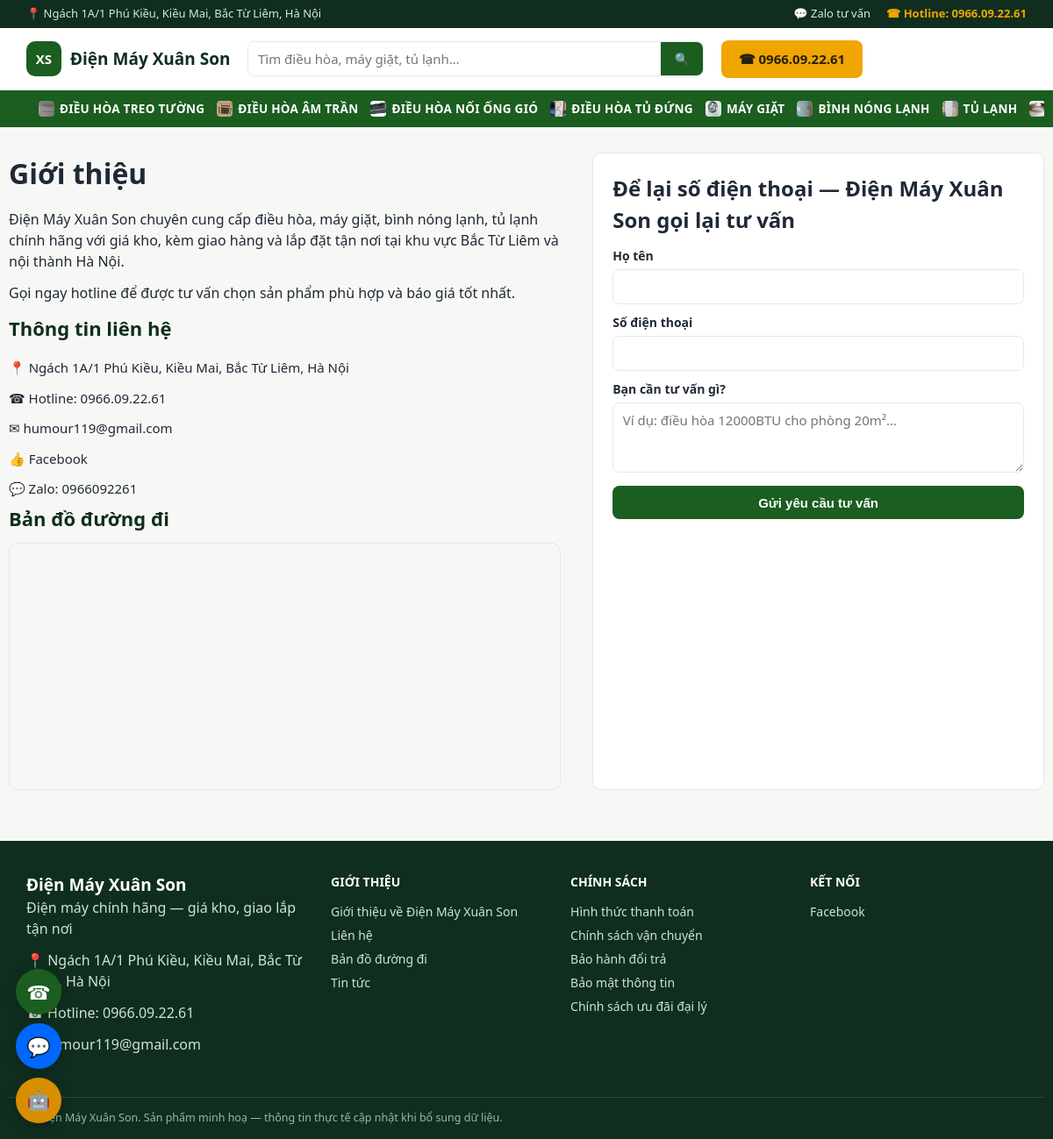
Page /gioi-thieu on the committed database.
### tables this page shows
CREATE TABLE categories (
    id INTEGER PRIMARY KEY AUTOINCREMENT,
    name TEXT NOT NULL,
    slug TEXT NOT NULL UNIQUE,
    icon TEXT DEFAULT '',
    sort_order INTEGER DEFAULT 0
);

### app.py (the view)
@app.route("/gioi-thieu")
def about_page():
    return render_template("contact.html")

### app.py (called while the page is built)
@app.before_request
def load_common():
    g.settings = db.load_settings()
    g.nav_categories = db.list_categories()

@app.context_processor
def inject_globals():
    return {"settings": g.settings, "nav_categories": g.nav_categories}

### db.py (called while the page is built)
@contextmanager
def get_conn():
    conn = sqlite3.connect(DB_PATH)
    conn.row_factory = sqlite3.Row
    conn.execute("PRAGMA foreign_keys = ON")
    try:
        yield conn
        conn.commit()
    finally:
        conn.close()

def load_settings_raw() -> dict:
    try:
        with open(SETTINGS_PATH, encoding="utf-8") as f:
            data = json.load(f)
        merged = dict(DEFAULT_SETTINGS)
        merged.update(data)
        return merged
    except (OSError, json.JSONDecodeError):
        return dict(DEFAULT_SETTINGS)

def load_settings() -> dict:
    merged = load_settings_raw()
    if os.environ.get("GEMINI_API_KEY"):
        merged["gemini_key"] = os.environ["GEMINI_API_KEY"]
    if os.environ.get("CLAUDE_API_KEY"):
        merged["claude_key"] = os.environ["CLAUDE_API_KEY"]
    return merged

def list_categories(conn=None):
    if conn is not None:
        return conn.execute(
            "SELECT * FROM categories ORDER BY sort_order, name"
        ).fetchall()
    with get_conn() as c:
        return c.execute("SELECT * FROM categories ORDER BY sort_order, name").fetchall()

### templates/contact.html (shortened to what this page needs)
{% extends "base.html" %}
{% block content %}
<div class="wrap section contact-layout">
  <div>
    <h1>Giới thiệu</h1>
    <p>{{ settings.company_name }} chuyên cung cấp điều hòa, máy giặt, bình nóng lạnh, tủ lạnh chính hãng
       với giá kho, kèm giao hàng và lắp đặt tận nơi tại khu vực Bắc Từ Liêm và nội thành Hà Nội.</p>
    <p>Gọi ngay hotline để được tư vấn chọn sản phẩm phù hợp và báo giá tốt nhất.</p>
    <h2 class="section-title" id="lien-he">Thông tin liên hệ</h2>
    <ul class="contact-info">
      <li>📍 {{ settings.address }}</li>
      <li>☎ Hotline: <a href="tel:{{ settings.hotline|replace('.', '') }}">{{ settings.hotline }}</a></li>
      {% if settings.email %}<li>✉ {{ settings.email }}</li>{% endif %}
      {% if settings.facebook %}<li>👍 <a href="{{ settings.facebook }}" target="_blank" rel="noopener">Facebook</a></li>{% endif %}
      {% if settings.zalo %}<li>💬 Zalo: {{ settings.zalo }}</li>{% endif %}
    </ul>
    <h2 class="section-title" id="ban-do">Bản đồ đường đi</h2>
    <div class="map-embed">
      <iframe src="https://www.google.com/maps?q={{ settings.address|urlencode }}&output=embed"
              loading="lazy"></iframe>
    </div>
  </div>
  <div class="contact-form-box">
    <h2>Để lại số điện thoại — {{ settings.company_name }} gọi lại tư vấn</h2>
    <form action="{{ url_for('submit_lead') }}" method="post">
      <label>Họ tên<input type="text" name="name" required></label>
      <label>Số điện thoại<input type="tel" name="phone" required pattern="[0-9+ ]{8,15}"></label>
      <label>Bạn cần tư vấn gì?<textarea name="note" rows="3" placeholder="Ví dụ: điều hòa 12000BTU cho phòng 20m²…"></textarea></label>
      <button type="submit" class="btn btn-primary btn-block">Gửi yêu cầu tư vấn</button>
    </form>
  </div>
</div>
{% endblock %}

### templates/base.html (shortened to what this page needs)
{% from "_macros.html" import cat_icon with context %}
<!doctype html>
<html lang="vi">
<head>
<link rel="stylesheet" href="{{ url_for('static', filename='css/style.css') }}">
</head>
<body>
<div class="topbar">
  <div class="wrap topbar-inner">
    <span>📍 {{ settings.address }}</span>
    <div class="topbar-links">
      {% if settings.zalo %}<a href="https://zalo.me/{{ settings.zalo }}" target="_blank" rel="noopener">💬 Zalo tư vấn</a>{% endif %}
      <a href="tel:{{ settings.hotline|replace('.', '') }}" class="topbar-hotline">☎ Hotline: {{ settings.hotline }}</a>
    </div>
  </div>
</div>
<header class="site-header">
  <div class="wrap header-inner">
    <a href="{{ url_for('home') }}" class="brand">
      <span class="brand-mark">XS</span>
      <span class="brand-name">{{ settings.company_name }}</span>
    </a>
    <form class="search-form" action="{{ url_for('search_page') }}" method="get">
      <input type="text" name="q" placeholder="Tìm điều hòa, máy giặt, tủ lạnh…" value="{{ search_q|default('') }}">
      <button type="submit" aria-label="Tìm kiếm">🔍</button>
    </form>
    <a href="tel:{{ settings.hotline|replace('.', '') }}" class="btn btn-gold header-cta">☎ {{ settings.hotline }}</a>
  </div>
  <nav class="category-nav">
    <div class="wrap category-nav-inner">
      {% for c in nav_categories %}
        <a href="{{ url_for('category_page', slug=c.slug) }}">{{ cat_icon(c.icon, c.name) }} {{ c.name }}</a>
      {% endfor %}
    </div>
  </nav>
</header>
<main>
{% block content %}{% endblock %}
</main>
<footer class="site-footer">
  <div class="wrap footer-inner">
    <div>
      <div class="brand-name footer-brand">{{ settings.company_name }}</div>
      <p>{{ settings.tagline }}</p>
      <p>📍 {{ settings.address }}</p>
      <p>☎ Hotline: <a href="tel:{{ settings.hotline|replace('.', '') }}">{{ settings.hotline }}</a></p>
      {% if settings.email %}<p>✉ {{ settings.email }}</p>{% endif %}
    </div>
    <div>
      <div class="footer-title">Giới thiệu</div>
      <ul class="footer-links">
        <li><a href="{{ url_for('about_page') }}">Giới thiệu về {{ settings.company_name }}</a></li>
        <li><a href="{{ url_for('about_page') }}#lien-he">Liên hệ</a></li>
        <li><a href="{{ url_for('about_page') }}#ban-do">Bản đồ đường đi</a></li>
        <li><a href="{{ url_for('article_list_page') }}">Tin tức</a></li>
      </ul>
    </div>
    <div>
      <div class="footer-title">Chính sách</div>
      <ul class="footer-links">
        <li><a href="{{ url_for('policy_page', slug='thanh-toan') }}">Hình thức thanh toán</a></li>
        <li><a href="{{ url_for('policy_page', slug='van-chuyen') }}">Chính sách vận chuyển</a></li>
        <li><a href="{{ url_for('policy_page', slug='bao-hanh') }}">Bảo hành đổi trả</a></li>
        <li><a href="{{ url_for('policy_page', slug='bao-mat') }}">Bảo mật thông tin</a></li>
        <li><a href="{{ url_for('policy_page', slug='dai-ly') }}">Chính sách ưu đãi đại lý</a></li>
      </ul>
    </div>
    <div>
      <div class="footer-title">Kết nối</div>
      <ul class="footer-links">
        {% if settings.facebook %}<li><a href="{{ settings.facebook }}" target="_blank" rel="noopener">Facebook</a></li>{% endif %}
      </ul>
    </div>
  </div>
  <div class="wrap footer-bottom">© {{ settings.company_name }}. Sản phẩm minh hoạ — thông tin thực tế cập nhật khi bổ sung dữ liệu.</div>
</footer>
{% set is_admin_page = request.path.startswith('/admin') %}
{% set chat_enabled = (settings.claude_key or settings.gemini_key) and not is_admin_page %}
<div class="floating-contact">
  <a href="tel:{{ settings.hotline|replace('.', '') }}" class="floating-btn floating-call" title="Gọi hotline">☎</a>
  {% if settings.zalo %}<a href="https://zalo.me/{{ settings.zalo }}" target="_blank" rel="noopener" class="floating-btn floating-zalo" title="Chat Zalo">💬</a>{% endif %}
  {% if chat_enabled %}
  <button type="button" class="floating-btn floating-ai" id="aiChatToggle" title="Hỏi trợ lý AI">🤖</button>
  {% endif %}
</div>
    {% set lead_variant = 'order' %}
</body>
</html>

### templates/_macros.html (shortened to what this page needs)
{% macro cat_icon(icon, alt, cls="") %}
{% if icon and '/' in icon %}
  <img class="cat-icon-img {{ cls }}" src="{{ url_for('static', filename=icon) }}" alt="{{ alt }}" loading="lazy">
{% else %}
  {{ icon|default('📦') }}
{% endif %}
{% endmacro %}

### static/css/style.css (style rules this page uses)
:root { --green-900:#0f2e1f; --green-700:#1b5e20; --green-600:#2e7d32; --green-50:#eef7ee; --gold-500:#f0a500; --gold-600:#d78f00; --bg:#f7f8f5; --card:#ffffff; --text:#1f2937; --muted:#6b7280; --border:#e5e7eb; --danger:#dc2626; --success:#15803d; --radius:10px; }
* { box-sizing:border-box }
html,body { margin:0;padding:0 }
body { font-family:"Segoe UI",Roboto,Arial,sans-serif; background:var(--bg); color:var(--text); line-height:1.5; }
a { color:inherit;text-decoration:none }
img { max-width:100%;display:block }
h1,h2,h3 { margin:0 0 .5em }
p { margin:0 0 .75em }
ul { margin:0;padding:0;list-style:none }
.wrap { max-width:1180px;margin:0 auto;padding:0 20px }
.btn { display:inline-flex;align-items:center;justify-content:center;gap:.4em; border:none;border-radius:8px;padding:.7em 1.3em;font-size:15px;font-weight:600; cursor:pointer;transition:filter .15s ease; }
.btn-block { width:100% }
.btn-primary { background:var(--green-700);color:#fff }
.btn-gold { background:var(--gold-500);color:#25200a }
label { display:block;margin-bottom:.75em;font-size:14px;color:var(--text);font-weight:600 }
input,select,textarea { width:100%;margin-top:.3em;padding:.6em .7em;border:1px solid var(--border); border-radius:8px;font-size:15px;font-family:inherit;background:#fff;color:var(--text); }
.topbar { background:var(--green-900);color:#d7e9dc;font-size:13px }
.topbar-inner { display:flex;justify-content:space-between;align-items:center;padding:6px 20px;gap:12px;flex-wrap:wrap }
.topbar-hotline { color:var(--gold-500);font-weight:700 }
.topbar-links { display:flex;gap:18px;align-items:center }
.site-header { background:#fff;border-bottom:1px solid var(--border);position:sticky;top:0;z-index:20 }
.header-inner { display:flex;align-items:center;gap:20px;padding:14px 20px }
.brand { display:flex;align-items:center;gap:10px;flex-shrink:0 }
.brand-mark { background:var(--green-700);color:#fff;font-weight:800;font-size:15px; width:40px;height:40px;border-radius:10px;display:flex;align-items:center;justify-content:center; }
.brand-name { font-weight:800;font-size:19px;color:var(--green-900) }
.footer-brand { color:#fff }
.search-form { flex:1;display:flex;max-width:520px;border:1.5px solid var(--border);border-radius:8px;overflow:hidden }
.search-form input { border:none;margin:0;border-radius:0 }
.search-form button { border:none;background:var(--green-700);color:#fff;padding:0 16px;cursor:pointer }
.header-cta { flex-shrink:0 }
.category-nav { background:var(--green-700) }
.category-nav-inner { display:flex;gap:4px;overflow-x:auto }
.category-nav-inner a { color:#fff;padding:11px 14px;font-size:13.5px;font-weight:600;white-space:nowrap; text-transform:uppercase;letter-spacing:.02em;display:flex;align-items:center; }
.category-nav-inner a img.cat-icon-img { display:inline-block;width:18px;height:18px;object-fit:cover;border-radius:4px;margin-right:6px;flex-shrink:0 }
.section { padding:28px 0 }
.section-title { font-size:22px;color:var(--green-900) }
.contact-layout { display:grid;grid-template-columns:1.1fr .9fr;gap:36px }
.contact-info li { padding:6px 0;font-size:15px }
.contact-form-box { background:#fff;border:1px solid var(--border);border-radius:var(--radius);padding:22px }
.map-embed { border-radius:var(--radius);overflow:hidden;border:1px solid var(--border) }
.map-embed iframe { width:100%;height:280px;border:0;display:block }
.floating-contact { position:fixed;left:18px;bottom:18px;display:flex;flex-direction:column;gap:10px;z-index:50 }
.floating-btn { width:52px;height:52px;border-radius:50%;display:flex;align-items:center;justify-content:center; font-size:22px;box-shadow:0 4px 14px rgba(0,0,0,.22);color:#fff;border:none;cursor:pointer; }
.floating-call { background:var(--green-700) }
.floating-zalo { background:#0068ff }
.floating-ai { background:var(--gold-600) }
.site-footer { background:var(--green-900);color:#cfe3d4;margin-top:30px }
.footer-inner { display:grid;grid-template-columns:1.3fr 1fr 1fr 1fr;gap:26px;padding:36px 20px }
.footer-title { font-weight:700;color:#fff;margin-bottom:10px;font-size:14px;text-transform:uppercase }
.footer-links li { padding:3px 0;font-size:14px }
.footer-bottom { border-top:1px solid rgba(255,255,255,.12);padding:14px 20px;font-size:12.5px;color:#9db6a3 }
.site-footer a { color:#cfe3d4 }

### rows in the picture
categories: icon (picture), name "ĐIỀU HÒA TREO TƯỜNG"
categories: icon (picture), name "ĐIỀU HÒA ÂM TRẦN"
categories: icon (picture), name "ĐIỀU HÒA NỐI ỐNG GIÓ"
categories: icon (picture), name "ĐIỀU HÒA TỦ ĐỨNG"
categories: icon (picture), name "MÁY GIẶT"
categories: icon (picture), name "BÌNH NÓNG LẠNH"
categories: icon (picture), name "TỦ LẠNH"
categories: icon (picture)

### other values in the picture
{{ settings.address }} "Ngách 1A/1 Phú Kiều, Kiều Mai, Bắc Từ Liêm, Hà Nội"
{{ settings.hotline }} "0966.09.22.61"
{{ settings.company_name }} "Điện Máy Xuân Son"
{{ settings.email }} "humour119@gmail.com"
{{ settings.zalo }} "0966092261"
{{ settings.tagline }} "Điện máy chính hãng — giá kho, giao lắp tận nơi"
